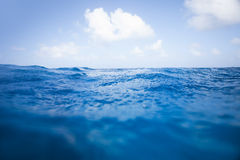
//> input picture chongyingshe/chongyingshe/2.jpg, 240 x 160 px
$ ./chongyingshe   (built with g++ and OpenCV 4)
//> lines starting //> are read from the running program, lines starting //| are printed output that depends on the picture
// chongyingshe.cpp : 此文件包含 "main" 函数。程序执行将在此处开始并结束。
//
#include "opencv2/highgui/highgui.hpp"
#include "opencv2/imgproc/imgproc.hpp"
#include <iostream>
using namespace cv;

int main()
{
	//变量定义
	Mat srcImage, dstImage;
	Mat map_x, map_y;

	//载入原始图
	srcImage = imread("2.jpg", 1);
//> srcImage is the input picture: 160 rows x 240 cols, CV_8UC3; mean B, G, R 195.6, 151.8, 103.1
	if (!srcImage.data) { printf("读取图片错误，请确定目录下是否有imread函数指定的图片存在~！ \n"); return false; }
	imshow("原始图", srcImage);

	//创建和原始图一样的效果图，x重映射图，y重映射图
	dstImage.create(srcImage.size(), srcImage.type());
	map_x.create(srcImage.size(), CV_32FC1);
	map_y.create(srcImage.size(), CV_32FC1);

	//双层循环，遍历每一个像素点，改变map_x & map_y的值
	for (int j = 0; j < srcImage.rows; j++)
	{
		for (int i = 0; i < srcImage.cols; i++)
		{
			//改变map_x & map_y的值.
			map_x.at<float>(j, i) = static_cast<float>(i);
			map_y.at<float>(j, i) = static_cast<float>(srcImage.rows - j);
		}
	}
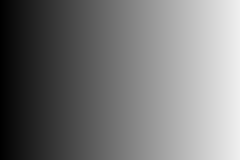
//> map_x: 160 rows x 240 cols, CV_32FC1; min 0, max 239, mean 119.5
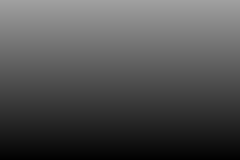
//> map_y: 160 rows x 240 cols, CV_32FC1; min 1, max 160, mean 80.5

	//进行重映射操作
	remap(srcImage, dstImage, map_x, map_y, INTER_LINEAR, BORDER_CONSTANT, Scalar(0, 0, 0));
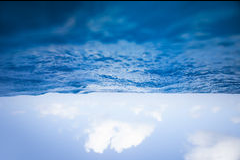
//> dstImage: 160 rows x 240 cols, CV_8UC3; mean B, G, R 194.2, 150.6, 102.2

	//显示效果图
	imshow("【程序窗口】", dstImage);
	waitKey(0);

	return 0;
}


// 运行程序: Ctrl + F5 或调试 >“开始执行(不调试)”菜单
// 调试程序: F5 或调试 >“开始调试”菜单

// 入门使用技巧:
//   1. 使用解决方案资源管理器窗口添加/管理文件
//   2. 使用团队资源管理器窗口连接到源代码管理
//   3. 使用输出窗口查看生成输出和其他消息
//   4. 使用错误列表窗口查看错误
//   5. 转到“项目”>“添加新项”以创建新的代码文件，或转到“项目”>“添加现有项”以将现有代码文件添加到项目
//   6. 将来，若要再次打开此项目，请转到“文件”>“打开”>“项目”并选择 .sln 文件
